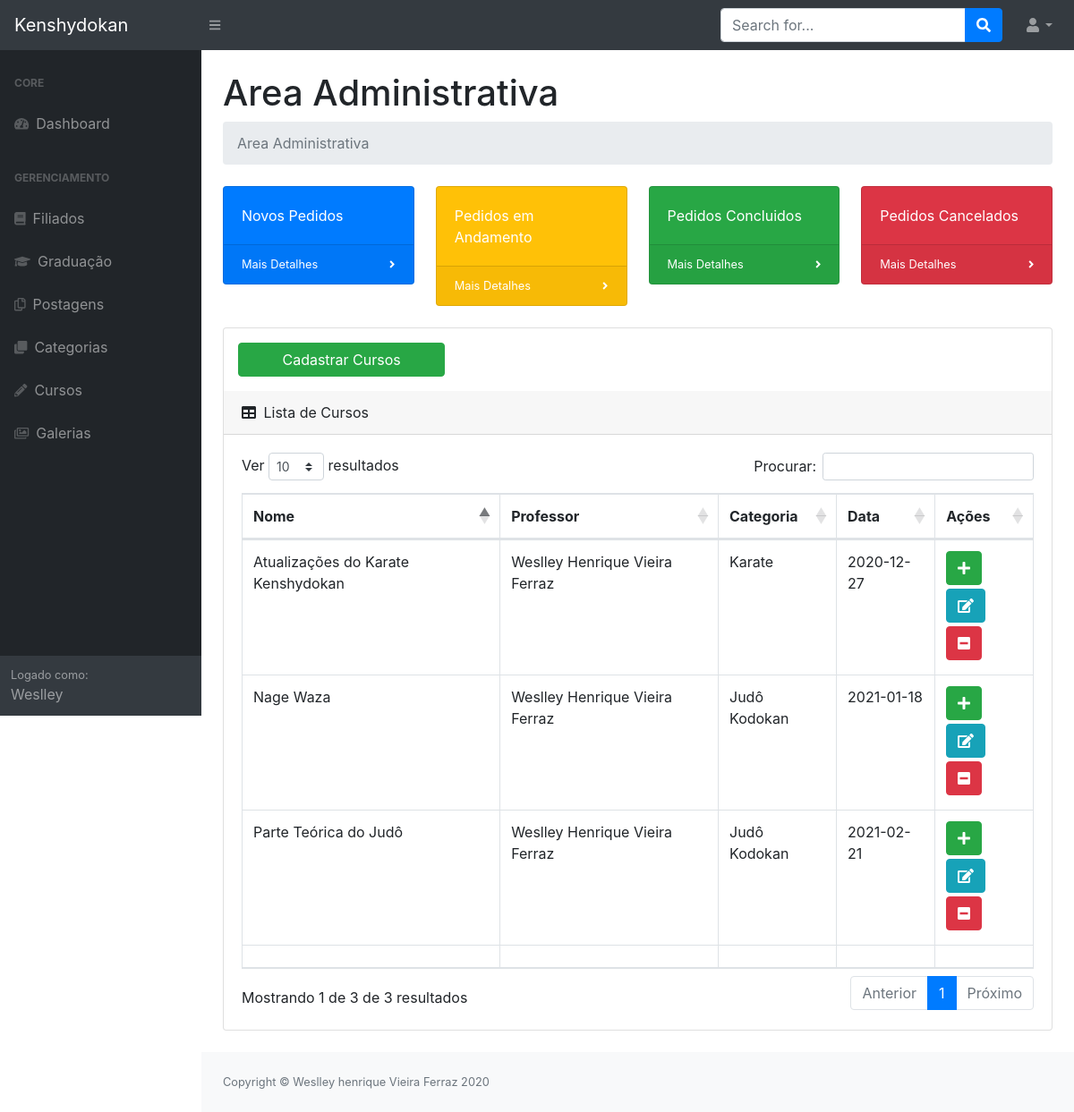
The app's page /dist/inicio.php?cursos (signed in) with its own data.
### tables this page shows
CREATE TABLE `curso` (
  `id_curso` int(11) NOT NULL,
  `id_categoria` int(11) NOT NULL,
  `nome` varchar(200) NOT NULL,
  `descricao` text NOT NULL,
  `professor` varchar(200) NOT NULL,
  `id_imagem` int(11) NOT NULL,
  `situacao` int(11) NOT NULL,
  `data` date NOT NULL
);

CREATE TABLE `categorias` (
  `id_categoria` int(11) NOT NULL,
  `categoria` varchar(300) NOT NULL
);

### dist/inicio.php (the view, shortened to what this page needs)
<?php
    include_once("menu.php");
    if(isset($_SESSION['usuario'])){
        $c = new conectar();
        $conexao = $c->conexao();
?>
            <div id="layoutSidenav_content">
                <main>
                    <div class="container-fluid">
                        <h1 class="mt-4">Area Administrativa</h1>
                        <ol class="breadcrumb mb-4">
                            <li class="breadcrumb-item active">Area Administrativa</li>
                        </ol>
                        <div class="row">
                            <div class="col-xl-3 col-md-6">
                                <div class="card bg-primary text-white mb-4">
                                    <div class="card-body">Novos Pedidos</div>
                                    <div class="card-footer d-flex align-items-center justify-content-between">
                                        <a class="small text-white stretched-link" href="#">Mais Detalhes</a>
                                        <div class="small text-white"><i class="fas fa-angle-right"></i></div>
                                    </div>
                                </div>
                            </div>
                            <div class="col-xl-3 col-md-6">
                                <div class="card bg-warning text-white mb-4">
                                    <div class="card-body">Pedidos em Andamento</div>
                                    <div class="card-footer d-flex align-items-center justify-content-between">
                                        <a class="small text-white stretched-link" href="#">Mais Detalhes</a>
                                        <div class="small text-white"><i class="fas fa-angle-right"></i></div>
                                    </div>
                                </div>
                            </div>
                            <div class="col-xl-3 col-md-6">
                                <div class="card bg-success text-white mb-4">
                                    <div class="card-body">Pedidos Concluidos</div>
                                    <div class="card-footer d-flex align-items-center justify-content-between">
                                        <a class="small text-white stretched-link" href="#">Mais Detalhes</a>
                                        <div class="small text-white"><i class="fas fa-angle-right"></i></div>
                                    </div>
                                </div>
                            </div>
                            <div class="col-xl-3 col-md-6">
                                <div class="card bg-danger text-white mb-4">
                                    <div class="card-body">Pedidos Cancelados</div>
                                    <div class="card-footer d-flex align-items-center justify-content-between">
                                        <a class="small text-white stretched-link" href="#">Mais Detalhes</a>
                                        <div class="small text-white"><i class="fas fa-angle-right"></i></div>
                                    </div>
                                </div>
                            </div>
                        </div>
                        <?php
                        if (isset($_GET["filiados"])) { ?>
                        <div class="card mb-4">
                            <button type="button" class="btn btn-success mt-3 mb-3 mr-3 ml-3 col-lg-3" data-toggle="modal" data-target="#ModalFiliado">
                              Cadastrar Filiado
                            </button>
                            <div class="card-header">
                                <i class="fas fa-table mr-1"></i>
                                Lista de Filiados
                            </div>
                            <div class="card-body">
                                <div class="table-responsive">
                                    <table class="table table-bordered" id="dataTable" width="100%" cellspacing="0">
                                        <thead>
                                            <tr>
                                                <th>Numero</th>
                                                <th>Nome</th>
                                                <th>Graduação</th>
                                                <th>Telefone</th>
                                                <th>Email</th>
                                                <th>Ativo</th>
                                                <th>Ações</th>
                                            </tr>
                                        </thead>
                                        <tfoot>
                                            <tr>
                                                <th></th>
                                                <th></th>
                                                <th></th>
                                                <th></th>
                                                <th></th>
                                                <th></th>
                                                <th></th>
                                            </tr>
                                        </tfoot>
                                        <tbody>
                                            <?php
                                            $busca_filiados = "SELECT * FROM filiados";
                                            $resultado_filiados = mysqli_query($conexao, $busca_filiados);
                                            $linha_filiados = mysqli_num_rows($resultado_filiados);
                                            if($linha_filiados == ''){
                                                echo "<h3> Não foram encontrados dados Cadastrados no Banco!! </h3>";
                                            }else{
                                                while($res = mysqli_fetch_array($resultado_filiados)){
                                                    $id_filiado = $res["id_filiado"];
                                                    $id_graduacao = $res["id_graduacao"];
                                                    $nome = $res["nome"];
                                                    $dojo = $res["dojo"];
                                                    $telefone = $res["telefone"];
                                                    $rg = $res["rg"];
                                                    $email = $res["email"];
                                                    $confirmacao = $res["confirmacao"];
                                                    $busca_graduacao = "SELECT * FROM graduacao WHERE id_graduacao = '$id_graduacao'";
                                                    $resultado_graduacao = mysqli_query($conexao, $busca_graduacao);
                                                    $graduacao = mysqli_fetch_array($resultado_graduacao);
                                             ?>
                                            <tr>
                                                <td><?php echo $id_filiado; ?></td>
                                                <td><?php echo $nome; ?></td>
                                                <td><?php echo $graduacao["graduacao"]; ?></td>
                                                <td><?php echo $telefone; ?></td>
                                                <td><?php echo $email; ?></td>
                                                <td><?php echo $confirmacao; ?></td>
                                                <td>
                                                    <a href="" class="btn btn-info" data-toggle="modal" data-target="#ModalEditarFiliado<?php echo $id_filiado ?>"><i class="fas fa-edit"></i></a>
                                                    <a title="Excluir" class="btn btn-danger" href="funcoes/deletar_filiado.php?id=<?php echo $id_filiado; ?>"><i class="fa fa-minus-square"></i></a>
                                                </td>
                                            </tr>
                                            <?php }} ?>
                                        </tbody>
                                    </table>
                                </div>
                            </div>
                        </div>
                        <?php }elseif (isset($_GET["cursos"])) { ?>
                        <div class="card mb-4">
                            <button type="button" class="btn btn-success mt-3 mb-3 mr-3 ml-3 col-lg-3" data-toggle="modal" data-target="#ModalCursos">
                              Cadastrar Cursos
                            </button>
                            <div class="card-header">
                                <i class="fas fa-table mr-1"></i>
                                Lista de Cursos
                            </div>
                            <div class="card-body">
                                <div class="table-responsive">
                                    <table class="table table-bordered" id="dataTable" width="100%" cellspacing="0">
                                        <thead>
                                            <tr>
                                                <th>Nome</th>
                                                <th>Professor</th>
                                                <th>Categoria</th>
                                                <th>Data</th>
                                                <th>Ações</th>
                                            </tr>
                                        </thead>
                                        <tfoot>
                                            <tr>
                                                <th></th>
                                                <th></th>
                                                <th></th>
                                                <th></th>
                                                <th></th>
                                            </tr>
                                        </tfoot>
                                        <tbody>
                                            <?php
                                            $busca = "SELECT * FROM curso";
                                            $resultado = mysqli_query($conexao, $busca);
                                            $linha = mysqli_num_rows($resultado);
                                            if($linha == ''){
                                                echo "<th><h3> Não foram encontrados dados Cadastrados no Banco!! </h3></th>";
                                            }else{
                                                while($res = mysqli_fetch_array($resultado)){
                                                    $id_curso = $res["id_curso"];
                                                    $nome = $res["nome"];
                                                    $professor = $res["professor"];
                                                    $id_categoria = $res["id_categoria"];
                                                    $data = $res["data"];
                                                    $busca2 = "SELECT * FROM categorias WHERE id_categoria = '$id_categoria'";
                                                    $resultado2 = mysqli_query($conexao, $busca2);
                                                    $dado = mysqli_fetch_array($resultado2);
                                             ?>
                                            <tr>
                                                <td><?php echo $nome; ?></td>
                                                <td><?php echo $professor; ?></td>
                                                <td><?php echo $dado["categoria"]; ?></td>
                                                <td><?php echo $data; ?></td>
                                                <td>
                                                    <a href="" class="btn btn-success mb-1" data-toggle="modal" data-target="#ModalAdcionaAula<?php echo $id_curso ?>" title="Adicionar Aulas"><i class="fas fa-plus"></i></a>
                                                    <a href="" class="btn btn-info mb-1" data-toggle="modal" data-target="#ModalEditarCurso<?php echo $id_curso ?>" title="Editar Curso"><i class="fas fa-edit"></i></a>
                                                    <a title="Excluir" class="btn btn-danger mb-1" href="funcoes/deletar_curso.php?id=<?php echo $id_curso; ?>&id_img=<?php echo $res['id_imagem'] ?>" title="Excluir curso"><i class="fa fa-minus-square"></i></a>
                                                </td>
                                            </tr>
                                            <?php }} ?>
                                        </tbody>
                                    </table>
                                </div>
                            </div>
                        </div>
                        <?php } ?>
                    </div>
                </main>
<?php
    include_once("rodape.php");
}else{
    echo "<script language='javascript'>window.alert('ERRO - não está Logado'); </script>";
    echo "<script language='javascript'>window.location='login.php'; </script>";
}
?>

### records on screen
curso: nome "Atualizações do Karate Kenshydokan", professor "Weslley Henrique Vieira Ferraz", id_categoria.categoria "Karate", data "2020-12-27"
curso: nome "Nage Waza", professor "Weslley Henrique Vieira Ferraz", id_categoria.categoria "Judô Kodokan", data "2021-01-18"
curso: nome "Parte Teórica do Judô", professor "Weslley Henrique Vieira Ferraz", id_categoria.categoria "Judô Kodokan", data "2021-02-21"

### other values on screen
$nome "Weslley"
